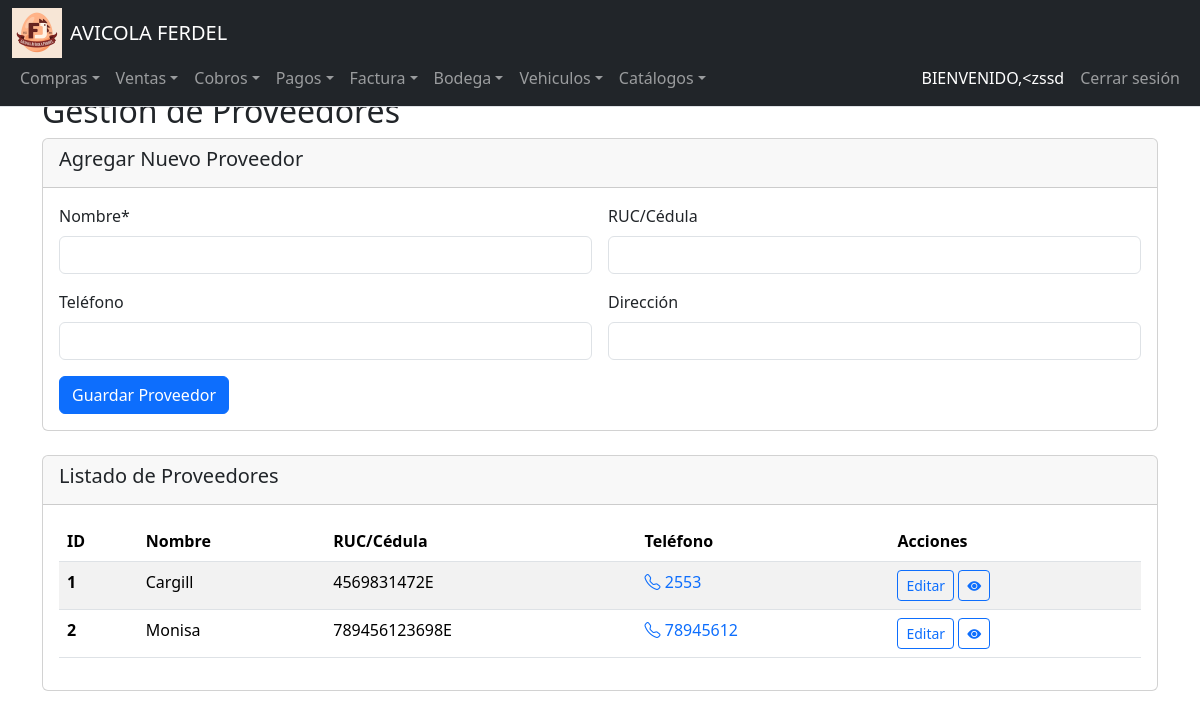
/proveedores (signed in), run on an earlier commit of the app's database.
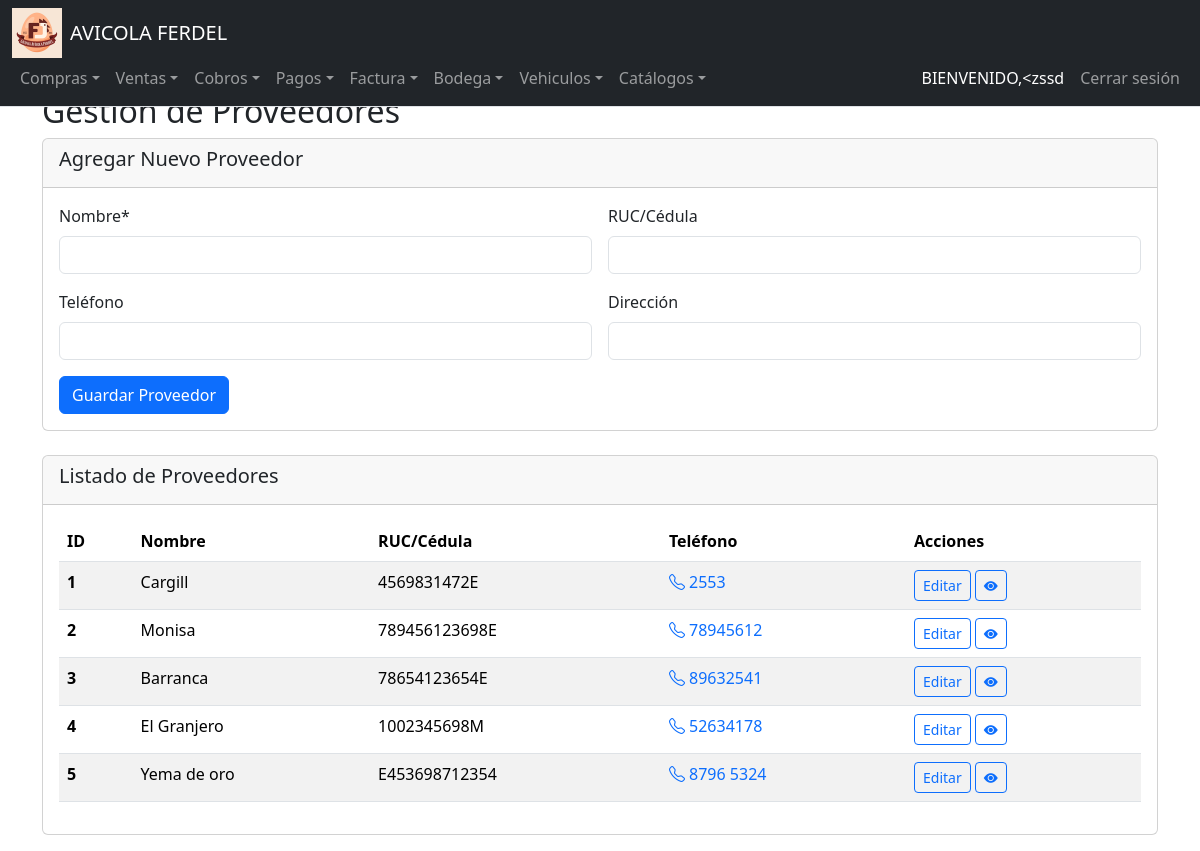
And on a later commit of the database.
### tables this page shows
CREATE TABLE Proveedores (
    ID_Proveedor INTEGER PRIMARY KEY AUTOINCREMENT,
    Nombre TEXT NOT NULL,
    Telefono TEXT,
    Direccion TEXT,
    RUC_CEDULA TEXT
);

### app.py (the view, shortened to what this page needs)
@app.route("/proveedores", methods=["GET", "POST"])
@login_required
def proveedores():
    proveedores = db.execute("SELECT * FROM Proveedores ORDER BY ID_Proveedor")
    return render_template("proveedores.html", proveedores=proveedores)

### app.py (called while the page is built)
@login_manager.user_loader
def load_user(user_id):
    user_data = db.execute("SELECT * FROM Usuarios WHERE ID_Usuario = ?", user_id)
    if len(user_data) == 1:
        return User(user_data[0]["ID_Usuario"], user_data[0]["NombreUsuario"])
    return None

@app.after_request
def after_request(response):
    response.headers["Cache-Control"] = "no-cache, no-store, must-revalidate"
    response.headers["Expires"] = 0
    response.headers["Pragma"] = "no-cache"
    return response

### Templates/proveedores.html
{% extends "layout.html" %}
{% block main %}
<div class="container">
    <h2>Gestión de Proveedores</h2>
    <div class="card mb-4">
        <div class="card-header">
            <h5>Agregar Nuevo Proveedor</h5>
        </div>
        <div class="card-body">
            <form method="POST" action="{{ url_for('proveedores') }}">
                <div class="row g-3">
                    <div class="col-md-6">
                        <label for="nombre" class="form-label">Nombre*</label>
                        <input type="text" class="form-control" id="nombre" name="nombre" required>
                    </div>
                    <div class="col-md-6">
                        <label for="ruc_cedula" class="form-label">RUC/Cédula</label>
                        <input type="text" class="form-control" id="ruc_cedula" name="ruc_cedula">
                    </div>
                    <div class="col-md-6">
                        <label for="telefono" class="form-label">Teléfono</label>
                        <input type="tel" class="form-control" id="telefono" name="telefono">
                    </div>
                    <div class="col-md-6">
                        <label for="direccion" class="form-label">Dirección</label>
                        <input type="text" class="form-control" id="direccion" name="direccion">
                    </div>
                    <div class="col-12">
                        <button type="submit" class="btn btn-primary">Guardar Proveedor</button>
                    </div>
                </div>
            </form>
        </div>
    </div>
    <div class="card">
        <div class="card-header">
            <h5>Listado de Proveedores</h5>
        </div>
        <div class="card-body">
            <div class="table-responsive">
                <table class="table table-striped">
                    <thead>
                        <tr>
                            <th>ID</th>
                            <th>Nombre</th>
                            <th>RUC/Cédula</th>
                            <th>Teléfono</th>
                            <th>Acciones</th>
                        </tr>
                    </thead>
                    <tbody>
                        {% for proveedor in proveedores %}
                        <tr>
                            <td>
                                <strong>{{ proveedor.ID_Proveedor }}</strong>
                            </td>
                            <td>{{ proveedor.Nombre }}</td>
                            <td>{{ proveedor.RUC_CEDULA or '' }}</td>
                            <td>
                                {% if proveedor.Telefono %}
                                <a href="tel:{{ proveedor.Telefono }}" class="text-decoration-none">
                                    <i class="bi bi-telephone"></i> {{ proveedor.Telefono or '' }}
                                </a>
                                {% endif %}
                            </td>
                            <td>
                                <a href="{{ url_for('editar_proveedor', id_proveedor=proveedor.ID_Proveedor) }}"
                                   class="btn btn-sm btn-outline-primary">Editar</a>
                                <a href="{{ url_for('detalle_proveedor', id_proveedor=proveedor.ID_Proveedor) }}"
                                class = "btn btn-sm btn-outline-primary" title="Ver Detalle">
                                <i class="bi bi-eye-fill"></i>
                            </a>
                            </td>
                        </tr>
                        {% endfor %}
                    </tbody>
                </table>
            </div>
        </div>
    </div>
</div>
{% endblock %}

What changed in the data, as far as the page shows it:
added Proveedores: ID_Proveedor "3", Nombre "Barranca", RUC_CEDULA "78654123654E", Telefono "89632541"
added Proveedores: ID_Proveedor "4", Nombre "El Granjero", RUC_CEDULA "1002345698M", Telefono "52634178"
added Proveedores: ID_Proveedor "5", Nombre "Yema de oro", RUC_CEDULA "E453698712354", Telefono "8796 5324"
